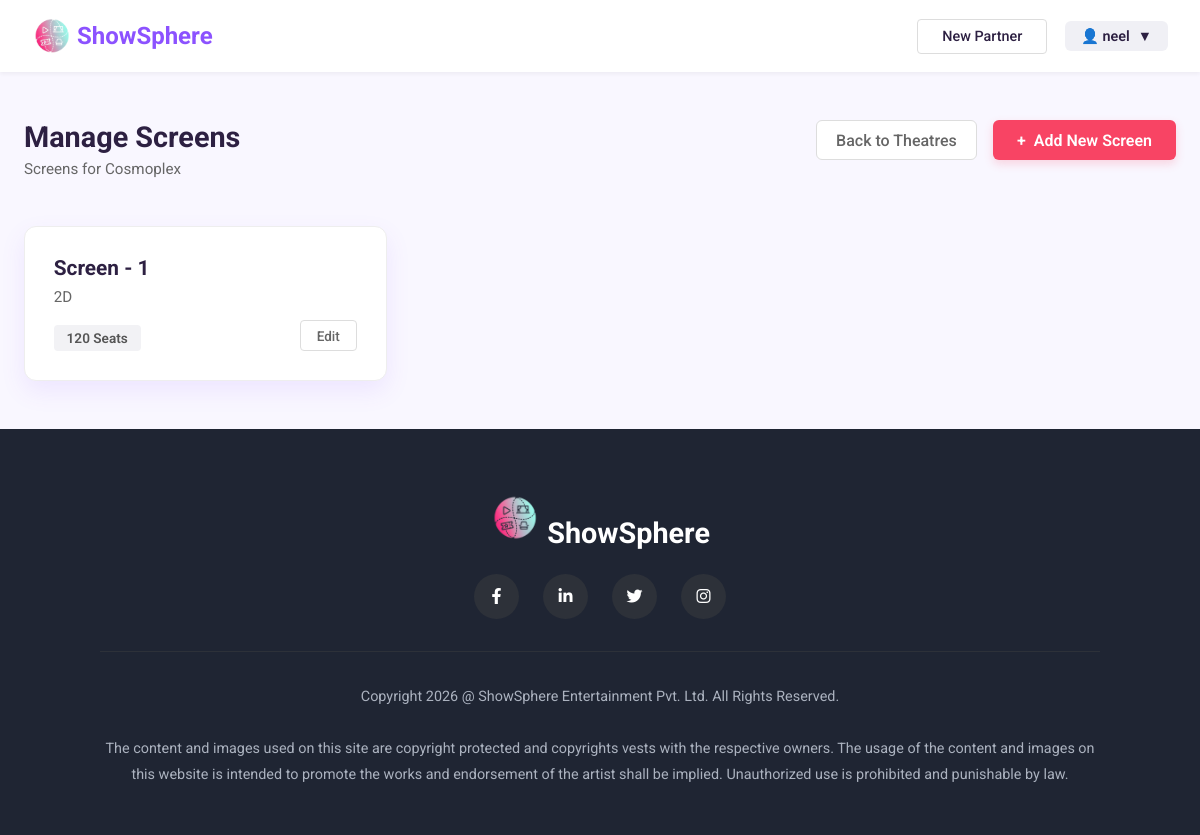
The page /theatre/theatre/5/screens/ (signed in) on the database its author committed.
### booking/models.py (models this page shows, shortened)
class CustomUser(AbstractUser):
    ROLE_CHOICES = [
        ('customer', 'Customer'),
        ('organizer', 'Event Organizer'),
        ('theatre_owner', 'Theatre Owner'),
        ('admin', 'Admin'),
    ]
    role = models.CharField(max_length=20, choices=ROLE_CHOICES, default='customer')
    city = models.ForeignKey('City', on_delete=models.SET_NULL, null=True, blank=True)
    phone = models.CharField(max_length=15, blank=True)
    email_verified = models.BooleanField(default=False)
    verification_token = models.CharField(max_length=100, blank=True)

class Theatre(models.Model):
    owner = models.ForeignKey(TheatreOwnerProfile, on_delete=models.CASCADE, related_name='theatres')
    name = models.CharField(max_length=200, help_text='Theatre/Cinema name with location')
    city = models.ForeignKey(City, on_delete=models.CASCADE, related_name='theatres')
    address = models.TextField()
    total_screens = models.PositiveIntegerField()
    facilities = models.TextField(blank=True, help_text='Parking, Food Court, 3D, IMAX, etc.')
    is_active = models.BooleanField(default=True)
    created_at = models.DateTimeField(auto_now_add=True)
    class Meta:
        ordering = ['name']

class Screen(models.Model):
    theatre = models.ForeignKey(Theatre, on_delete=models.CASCADE, related_name='screens')
    name = models.CharField(max_length=50, help_text='Screen 1, Audi 2, etc.')
    total_seats = models.PositiveIntegerField()
    SCREEN_FORMAT_CHOICES = [
        ('2D', '2D'),
        ('3D', '3D'),
        ('IMAX', 'IMAX'),
        ('4DX', '4DX'),
        ('IMAX_3D', 'IMAX 3D'),
        ('DOLBY_ATMOS', 'Dolby Atmos'),
        ('SCREEN_X', 'ScreenX'),
    ]
    screen_type = models.CharField(
        max_length=100,
        default='2D',
        blank=True,
        help_text='Supported formats (comma-separated): 2D, 3D, IMAX, etc.'
    )
    rows = models.IntegerField(default=10, help_text='Number of rows')
    seats_per_row = models.IntegerField(default=15, help_text='Average seats per row')
    seat_layout = models.JSONField(default=dict, blank=True, help_text='Complete seat configuration')
    price_tiers = models.JSONField(default=dict, blank=True, help_text='Pricing tiers')
    is_active = models.BooleanField(default=True)
    class Meta:
        ordering = ['name']
        unique_together = ['theatre', 'name']

### booking/views.py (the view)
# urls.py: path('theatre/theatre/<int:theatre_id>/screens/', views.manage_screens, name='manage_screens'),
@approved_theatre_owner_required
def manage_screens(request, theatre_id):
    theatre = get_object_or_404(Theatre, id=theatre_id, owner=request.user.theatre_profile)
    screens = Screen.objects.filter(theatre=theatre)
    context = {
        'theatre': theatre,
        'screens': screens,
    }
    return render(request, 'theatre/manage_screens.html', context)

### templates/theatre/manage_screens.html (shortened to what this page needs)
{% load static %}
<!DOCTYPE html>
<html lang="en">
<head>
    <link rel="stylesheet" href="https://cdnjs.cloudflare.com/ajax/libs/font-awesome/6.0.0/css/all.min.css">
</head>
<body>
    <header class="header">
        <a href="{% url 'booking:home' %}" class="logo">
            <img src="{% static 'css/showspere.png' %}" alt="Logo" width="40" height="40">
            <span>ShowSphere</span>
        </a>
        <div class="auth-buttons">
            <button class="btn btn-outline">New Partner</button>
            <div class="profile-dropdown">
                {% if user.is_authenticated %}
                👤 {{ user.username }} <span>▼</span>
                {% else %}
                👤 Guest
                {% endif %}
            </div>
        </div>
    </header>
    <main class="container">
        <div class="page-header">
            <div class="header-left">
                <h1>Manage Screens</h1>
                <p>Screens for {{ theatre.name }}</p>
            </div>
            <div class="header-actions">
                <a href="{% url 'booking:manage_theatres' %}" class="btn-back">Back to Theatres</a>
                <a href="{% url 'booking:create_screen' theatre.id %}" class="btn-add"><span>+</span> Add New Screen</a>
            </div>
        </div>
        <div class="screen-grid">
            {% for screen in screens %}
            <div class="screen-card">
                <h2 class="screen-title">{{ screen.name }}</h2>
                <p class="screen-formats">{{ screen.screen_type|default:"Standard" }}</p>
                <span class="seat-badge">{{ screen.total_seats }} Seats</span>
                <a href="{% url 'booking:edit_screen' screen.id %}" class="btn-edit-card">Edit</a>
            </div>
            {% empty %}
            <div class="empty-state">
                <h3>No screens found</h3>
                <p>Add a screen to get started managing your theatre.</p>
            </div>
            {% endfor %}
        </div>
    </main>
    <footer class="footer">
        <div class="footer-content">
            <div class="footer-logo">
                <img src="{% static 'css/showspere.png' %}" alt="ShowSphere Logo" width="50" height="50"
                    fetchpriority="high" loading="eager">
                ShowSphere
            </div>
            <div class="social-links">
                <a href="https://www.facebook.com" target="_blank" class="social-circle"><i
                        class="fab fa-facebook-f"></i></a>
                <a href="https://www.linkedin.com" target="_blank" class="social-circle"><i
                        class="fab fa-linkedin-in"></i></a>
                <a href="https://www.twitter.com" target="_blank" class="social-circle"><i
                        class="fab fa-twitter"></i></a>
                <a href="https://www.instagram.com" target="_blank" class="social-circle"><i
                        class="fab fa-instagram"></i></a>
            </div>
            <p class="footer-text">
                Copyright {% now "Y" %} @ ShowSphere Entertainment Pvt. Ltd. All Rights Reserved.
                <br><br>
                The content and images used on this site are copyright protected and copyrights vests with the
                respective owners. The usage of the content and images on this website is intended to promote the works
                and endorsement of the artist shall be implied. Unauthorized use is prohibited and punishable by law.
            </p>
        </div>
    </footer>
</body>
</html>

### templates/theatre/manage_screens.html (style rules this page uses)
:root { --primary-color: #8C52FF; --primary-hover: #7b40f2; --text-color: #2D2042; --text-light: #666666; --bg-color: #F9F7FF; --white: #FFFFFF; --pink-action: #F84464; --border-radius: 12px; --shadow: 0 10px 25px rgba(140, 82, 255, 0.1); }
* { margin: 0; padding: 0; box-sizing: border-box; font-family: 'Roboto', sans-serif; }
body { background-color: var(--bg-color); color: var(--text-color); min-height: 100vh; display: flex; flex-direction: column; }
a { text-decoration: none; color: inherit; }
.header { background-color: var(--white); padding: 1rem 2rem; display: flex; justify-content: space-between; align-items: center; box-shadow: 0 2px 4px rgba(0, 0, 0, 0.05); position: sticky; top: 0; z-index: 1000; }
.logo { font-size: 1.5rem; font-weight: 700; display: flex; align-items: center; gap: 5px; text-decoration: none !important; }
.logo span { color: var(--primary-color); }
.auth-buttons { display: flex; gap: 1.1rem; align-items: center; }
.profile-dropdown { background: #f0f0f5; padding: 0.4rem 1rem; border-radius: 6px; display: flex; align-items: center; gap: 8px; color: var(--text-color); font-weight: 600; cursor: pointer; font-size: 0.9rem; }
.btn { padding: 0.5rem 1.5rem; border-radius: 4px; cursor: pointer; font-weight: 500; font-size: 0.9rem; border: none; transition: all 0.3s; display: inline-block; }
.btn-outline { background-color: transparent; border: 1px solid #ddd; color: var(--text-color); }
.container { max-width: 1200px; margin: 3rem auto; width: 100%; padding: 0 1.5rem; flex: 1; }
.page-header { display: flex; justify-content: space-between; align-items: flex-start; margin-bottom: 3rem; }
.header-left h1 { font-size: 1.8rem; font-weight: 700; color: var(--text-color); margin-bottom: 0.4rem; }
.header-left p { color: var(--text-light); font-size: 0.95rem; }
.header-actions { display: flex; gap: 1rem; }
.btn-back { padding: 0.6rem 1.2rem; border-radius: 6px; border: 1px solid #ddd; background: white; font-weight: 500; color: #666; cursor: pointer; transition: all 0.3s; display: inline-block; }
.btn-add { padding: 0.6rem 1.5rem; border-radius: 6px; background: var(--pink-action); color: white; font-weight: 600; border: none; cursor: pointer; display: flex; align-items: center; gap: 8px; box-shadow: 0 4px 10px rgba(248, 68, 100, 0.2); text-decoration: none; }
.screen-grid { display: grid; grid-template-columns: repeat(auto-fill, minmax(320px, 1fr)); gap: 2rem; }
.screen-card { background: var(--white); border-radius: var(--border-radius); box-shadow: var(--shadow); padding: 1.8rem; border: 1px solid #eee; position: relative; transition: transform 0.3s; }
.screen-title { font-size: 1.3rem; font-weight: 700; margin-bottom: 0.5rem; color: var(--text-color); }
.screen-formats { color: var(--text-light); font-size: 0.95rem; margin-bottom: 1.2rem; }
.seat-badge { background: #f2f2f5; padding: 0.3rem 0.8rem; border-radius: 4px; font-size: 0.85rem; font-weight: 600; color: #555; display: inline-block; }
.btn-edit-card { position: absolute; bottom: 1.8rem; right: 1.8rem; padding: 0.4rem 1rem; border-radius: 4px; border: 1px solid #ddd; background: white; color: #666; font-size: 0.85rem; font-weight: 500; cursor: pointer; transition: all 0.2s; display: inline-block; }
.footer { background-color: #1f2533; color: #abb2bf; padding: 4rem 2rem 3rem; text-align: center; margin-top: auto; }
.footer-logo { color: white; font-size: 1.8rem; font-weight: 700; margin-bottom: 1.5rem; }
.social-links { display: flex; justify-content: center; gap: 1.5rem; margin-bottom: 2rem; }
.social-circle { width: 45px; height: 45px; border-radius: 50%; background: #2d3139; display: flex; align-items: center; justify-content: center; color: white; text-decoration: none; transition: all 0.3s; }
.footer-text { font-size: 0.9rem; line-height: 1.8; border-top: 1px solid #2d3139; padding-top: 2rem; max-width: 1000px; margin: 0 auto; }

### rows shown on the page
CustomUser: username "neel"
Theatre: name "Cosmoplex"
Screen: name "Screen - 1", screen_type "2D", total_seats "120"
